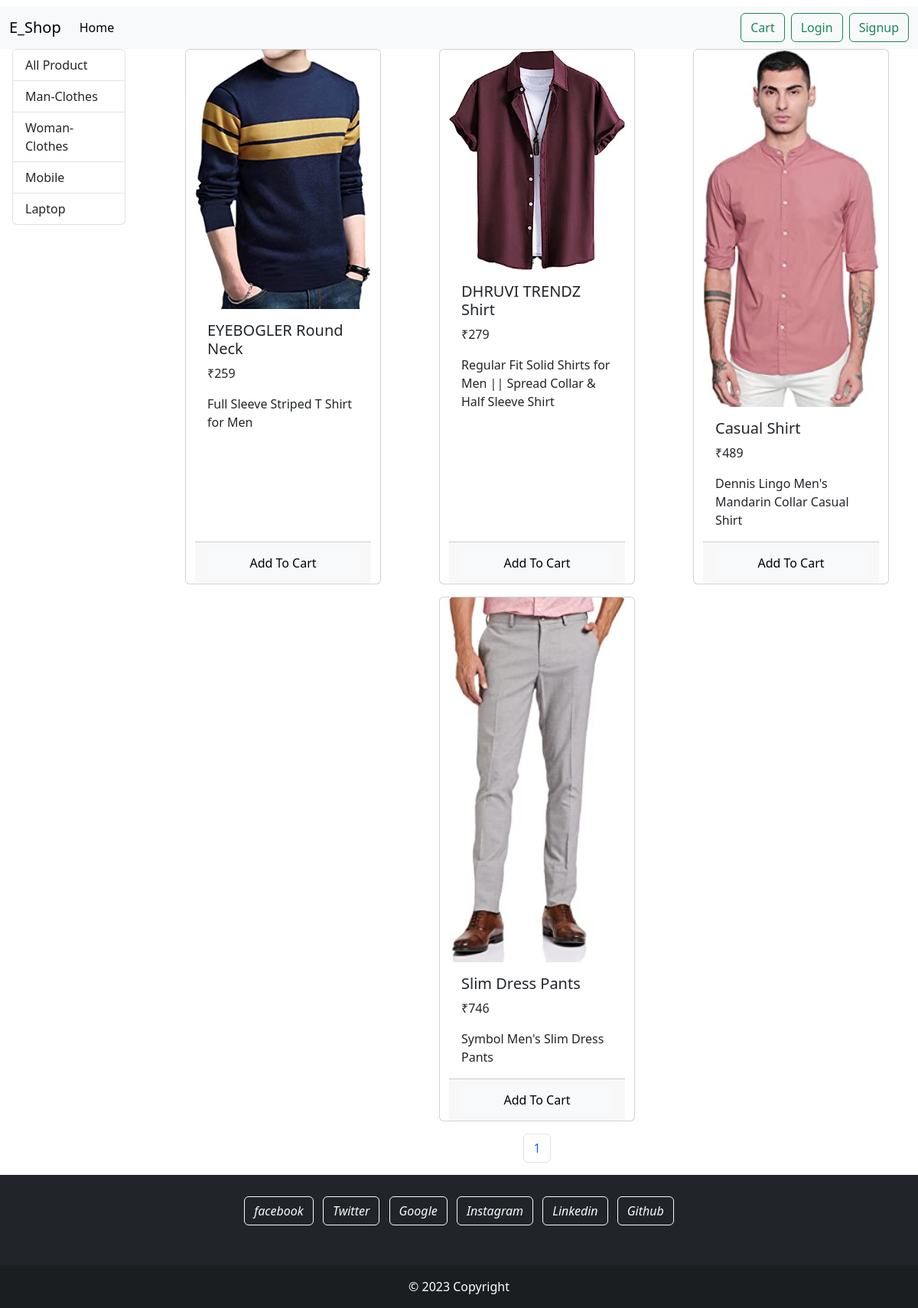
Page /category/1 on the committed database.
### store/models/category.py (models this page shows)
class Category(models.Model):
    name=models.CharField(max_length=100)
    def __str__(self):
        return self.name

### store/models/products.py (models this page shows)
class Product(models.Model):
    name=models.CharField(max_length=120)
    price=models.IntegerField(default=0)
    description=models.TextField(max_length=120,default="")
    image=models.ImageField(upload_to="upload/product_image", max_length=120)
    category=models.ForeignKey(Category, on_delete=models.CASCADE, default=1)

### store/views.py (the view)
# urls.py: path('category/<int:m_id>',views.category,name="category"),
def category(request, m_id):
    if m_id>0:
        mdata=Product.objects.filter(category=Category.objects.get(id=m_id))
    else:
        mdata=Product.objects.all()
    fd2=Category.objects.all()
    paginator=Paginator(mdata,4)
    page_no=request.GET.get("page")
    productData=paginator.get_page(page_no)
    total_page=productData.paginator.num_pages
    error=""
    if len(mdata)==0:
        error="Please Add Product"
    data={
        "productdata":productData,
        "product":fd2,
        "error":error,
        "last_page":total_page,
        "totalpagelist":[n+1 for n in range(total_page)]
    }
    return render(request,"home.html",data)

### store/templates/home.html (shortened to what this page needs)
{% extends 'base.html' %}
{% block content %}
{% load cart %}
<div>
    <div class="row">
        <div class="col-lg-2">
            <div class="list-group mx-3">
                <a href="/category/0" class="list-group-item list-group-item-action btn-info">All Product</a>
                {% for i in product %}
                <a href="/category/{{i.id}}" class="list-group-item list-group-item-action btn-info">{{i}}</a>
                {% endfor %}
            </div>
        </div>
        <div id="product" class="col-lg-10">
            <div class="row mx-auto">
                {% for i in productdata %}
                <div class="card mb-3 mx-auto" id="{{i.id}}" style="width: 16rem;">
                    <img src="{{i.image.url}}" class="card-img-top" alt="...">
                    <div class="card-body">
                        <h5 class="card-title">{{i.name}}</h5>
                        <p class="card-text">₹{{i.price}}</p>
                        <p class="card-text">{{i.description}}</p>
                    </div>
                    {% if i|is_in_cart:request.session.cart %}
                    <div class="row">
                        <form action='cart/' class="col-lg-2" method="post">
                            {% csrf_token %}
                            <input hidden type="text" name='product' value='{{i.id}}'>
                            <input hidden type="text" name='remove' value='True'>
                            <input type="submit" value=" - " class="btn btn-block btn-light border-right">
                        </form>
                        <div class="col-lg-7 text-center">
                            <input type="submit" value="{{i|cart_quantity:request.session.cart}} in Cart"
                                class="btn btn-block btn-light border-right">
                        </div>
                        <form action="{% url 'cart' %}" class="col-lg-2" method="post">
                            {% csrf_token %}
                            <input hidden type="text" name='product' value='{{i.id}}'>
                            <input type="submit" value=" + " class="btn btn-block btn-light border-right">
                        </form>
                    </div>
                    {% else %}
                    <div class="card-footer">
                        <form action="{% url 'cart' %}" method="POST" class="">
                            <input type="submit" class="float-right btn btn-light  form-control" value="Add To Cart">
                        </form>
                    </div>
                    {% endif %}
                </div>
                {% endfor %}
            </div>
            <nav aria-label="Page navigation example" class="float-right">
                <ul class="pagination pagination justify-content-center">
                    {% for i in totalpagelist %}
                    <li class="page-item"><a class="page-link" href="?page={{i}}">{{i}}</a></li>
                    {% endfor %}
                </ul>
            </nav>
        </div>
    </div>
</div>
</body>
</html>
{% endblock content %}

### store/templates/base.html
{% include "header.html" %}
{% block content %}
{% endblock %}
{% include "footer.html" %}

### store/templates/header.html (shortened to what this page needs)
<!doctype html>
<html lang="en">
<head>
    <link href="https://cdn.jsdelivr.net/npm/bootstrap@5.3.0/dist/css/bootstrap.min.css" rel="stylesheet"
>
</head>
<body>
    <nav class="navbar navbar-expand-lg bg-body-tertiary mt-2" style="background-color: #3d88be;">
        <div class="container-fluid">
            <a class="navbar-brand" href="{% url 'home' %}">E_Shop</a>
            <div class="collapse navbar-collapse" id="navbarSupportedContent">
                <ul class="navbar-nav me-auto mb-2 mb-lg-0">
                    <li class="nav-item">
                        <a class="nav-link active" aria-current="page" href="{% url 'home' %}">Home</a>
                    </li>
                </ul>
                <form class="d-flex" role="search">
                  <a href="{% url 'showcart' %}" class="btn btn-outline-success" >
                    Cart
                  </a>
                    {% if request.session.email %}
                    <div class="dropdown">
                          <div class="collapse navbar-collapse mx-2" id="navbarNavDarkDropdown">
                            <ul class="navbar-nav">
                              <li class="nav-item">
                                <a href="{% url 'order' %}" class="btn btn-outline-success" >
                                  Order
                                </a>
                                <button class="btn btn-dark" data-bs-toggle="dropdown" aria-expanded="false">
                                  {{request.session.username}}
                                </button>
                                <ul class="dropdown-menu dropdown-menu-dark">
                                  <li><a class="dropdown-item" href="{% url 'logout' %}">Logout</a></li>
                                </ul>
                              </li>
                            </ul>
                          </div>
                      </div>
                  {% else %}
                    <button type="button" class="btn btn-outline-success mx-2" data-bs-toggle="modal" data-bs-target="#loginModal">
                        Login
                    </button>
                     <button type="button" class="btn btn-outline-success" data-bs-toggle="modal" data-bs-target="#signupModal">
                        Signup
                    </button>
                    {% endif %}
                </form>
            </div>
        </div>
    </nav>

### store/templates/footer.html
<footer class="bg-dark text-center text-white">
    <div class="container p-4">
      <section class="mb-4">
        <a class="btn btn-outline-light btn-floating m-1" href="#!" role="button"
          ><i class="fab fa-facebook-f">facebook</i
        ></a>
        <a class="btn btn-outline-light btn-floating m-1" href="#!" role="button"
          ><i class="fab fa-twitter">Twitter</i
        ></a>
        <a class="btn btn-outline-light btn-floating m-1" href="#!" role="button"
          ><i class="fab fa-google">Google</i
        ></a>
        <a class="btn btn-outline-light btn-floating m-1" href="#!" role="button"
          ><i class="fab fa-instagram">Instagram</i
        ></a>
        <a class="btn btn-outline-light btn-floating m-1" href="#!" role="button"
          ><i class="bi bi-linkedin">Linkedin</i
        ></a>
        <a class="btn btn-outline-light btn-floating m-1" href="#!" role="button"
          ><i class="fab fa-github">Github</i
        ></a>
      </section>
    </div>
    <div class="text-center p-3" style="background-color: rgba(0, 0, 0, 0.2);">
      © 2023 Copyright
    </div>
  </footer>

### rows in the picture
Category: name "Man-Clothes"
Category: name "Woman-Clothes"
Category: name "Mobile"
Category: name "Laptop"
Product: image (picture), name "EYEBOGLER Round Neck", price "259", description "Full Sleeve Striped T Shirt for Men"
Product: image (picture), name "DHRUVI TRENDZ Shirt", price "279", description "Regular Fit Solid Shirts for Men || Spread Collar & Half Sleeve Shirt"
Product: image (picture), name "Casual Shirt", price "489", description "Dennis Lingo Men's Mandarin Collar Casual Shirt"
Product: image (picture), name "Slim Dress Pants", price "746", description "Symbol Men's Slim Dress Pants"

### other values in the picture
{{ i }} "1"
